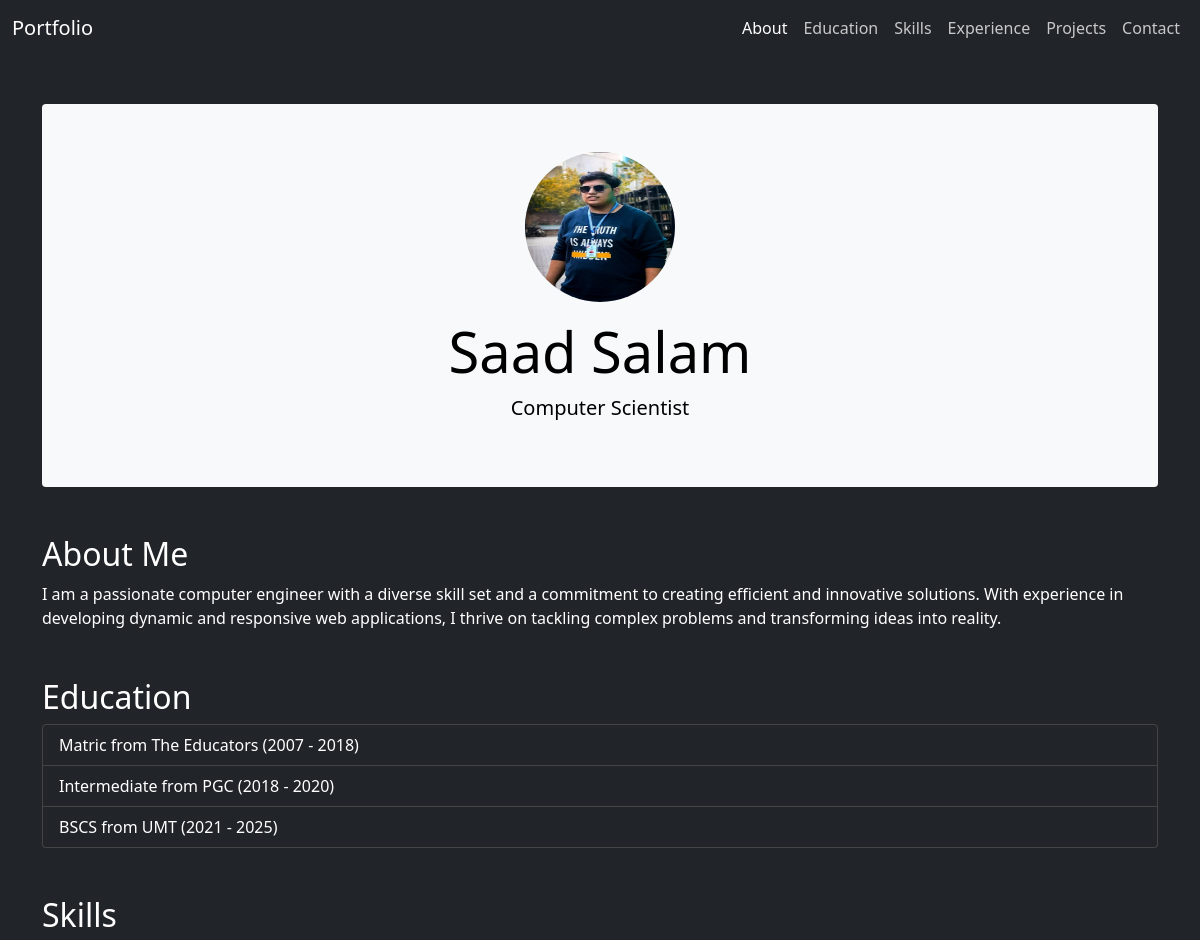
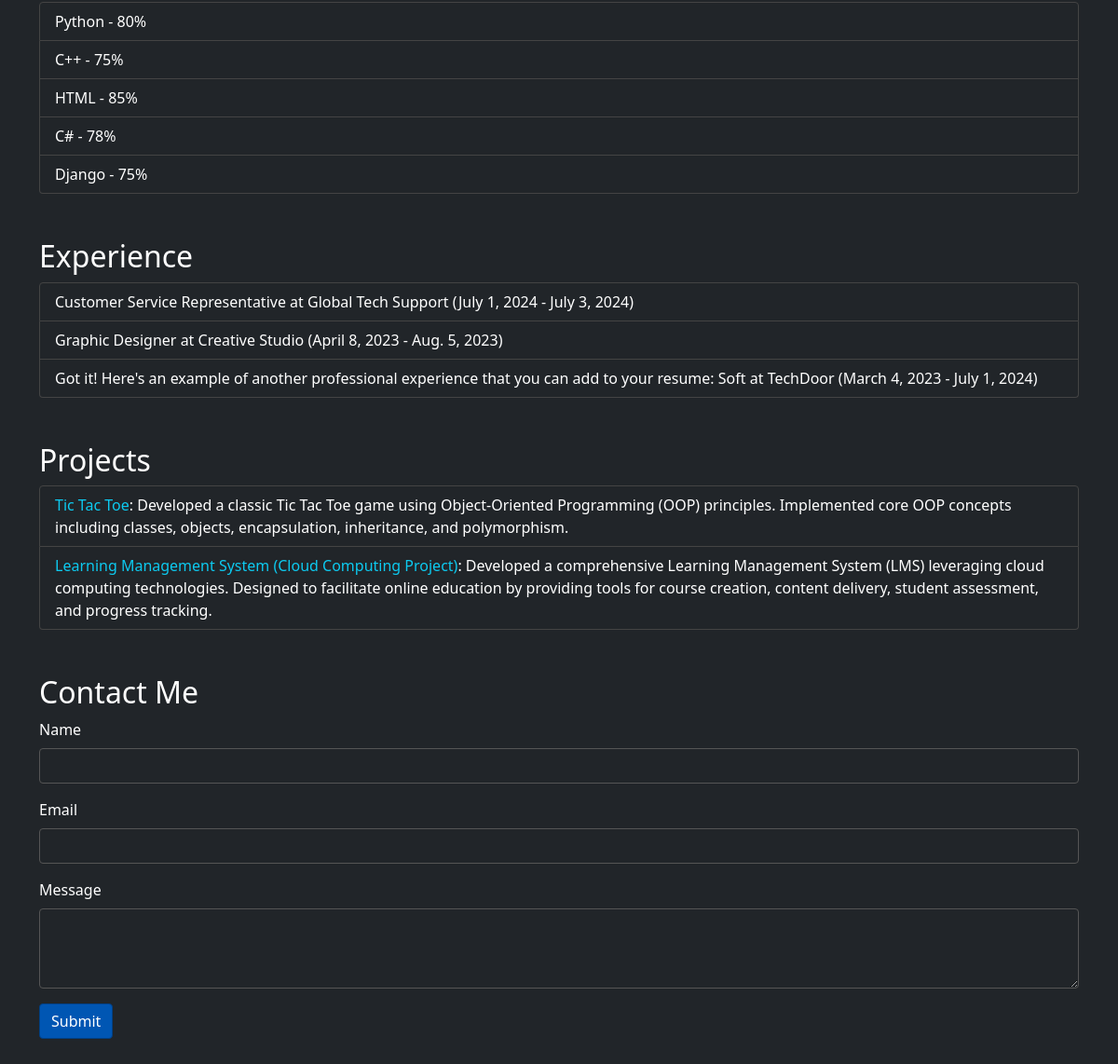
The page / on the database its author committed (2 pictures, top to bottom).
### portfolio/models.py (models this page shows, shortened)
class Owner(models.Model):
    name = models.CharField(max_length=100)
    title = models.CharField(max_length=100)
    about = models.TextField()
    image = models.ImageField(upload_to='owner_images/')

class Education(models.Model):
    degree = models.CharField(max_length=100)
    institution = models.CharField(max_length=100)
    start_year = models.IntegerField()
    end_year = models.IntegerField()

class Skill(models.Model):
    name = models.CharField(max_length=100)
    proficiency = models.CharField(max_length=100)

class Experience(models.Model):
    position = models.CharField(max_length=100)
    company = models.CharField(max_length=100)
    start_date = models.DateField()
    end_date = models.DateField()

class Project(models.Model):
    title = models.CharField(max_length=100)
    description = models.TextField()
    link = models.URLField()

### portfolio/views.py (the view)
# urls.py: path('', views.index, name='index'),
def index(request):
    education_list = Education.objects.all()
    skills_list = Skill.objects.all()
    experience_list = Experience.objects.all()
    projects_list = Project.objects.all()
    owner_info = Owner.objects.first()
    if request.method == 'POST':
        form = ContactForm(request.POST)
        if form.is_valid():
            form.save()
            return redirect('index')
    else:
        form = ContactForm()
    return render(request, 'portfolio/index.html', {
        'education': education_list,
        'skills': skills_list,
        'experience': experience_list,
        'projects': projects_list,
        'form': form,
        'owner': owner_info
    })

### portfolio/forms.py
class ContactForm(forms.ModelForm):
    class Meta:
        model = Contact
        fields = ['name', 'email', 'message']

### portfolio/templates/portfolio/index.html (shortened to what this page needs)
{% load static %}
<!DOCTYPE html>
<html lang="en">
<head>
    <link href="https://cdn.jsdelivr.net/npm/bootstrap@5.1.3/dist/css/bootstrap.min.css" rel="stylesheet">
    <link rel="stylesheet" href="{% static 'css/styles.css' %}">
</head>
<body class="bg-dark text-white">
    <nav class="navbar navbar-expand-lg navbar-dark bg-dark">
        <div class="container-fluid">
            <a class="navbar-brand" href="#">Portfolio</a>
            <div class="collapse navbar-collapse" id="navbarNav">
                <ul class="navbar-nav ms-auto">
                    <li class="nav-item">
                        <a class="nav-link active" aria-current="page" href="#about">About</a>
                    </li>
                    <li class="nav-item">
                        <a class="nav-link" href="#education">Education</a>
                    </li>
                    <li class="nav-item">
                        <a class="nav-link" href="#skills">Skills</a>
                    </li>
                    <li class="nav-item">
                        <a class="nav-link" href="#experience">Experience</a>
                    </li>
                    <li class="nav-item">
                        <a class="nav-link" href="#projects">Projects</a>
                    </li>
                    <li class="nav-item">
                        <a class="nav-link" href="#contact">Contact</a>
                    </li>
                </ul>
            </div>
        </div>
    </nav>
    <div class="container mt-5">
        <div class="jumbotron text-center bg-light p-5 rounded">
            <img src="{{ owner.image.url }}" class="rounded-circle mb-3" alt="{{ owner.name }}" style="width: 150px; height: 150px;">
            <h1 class="display-4" style="color:black">{{ owner.name }}</h1>
            <p class="lead" style="color:black">{{ owner.title }}</p>
        </div>
        <section id="about" class="my-5">
            <h2>About Me</h2>
            <p>{{ owner.about }}</p>
        </section>
        <section id="education" class="my-5">
            <h2>Education</h2>
            <ul class="list-group">
                {% for edu in education %}
                <li class="list-group-item bg-dark text-white">{{ edu.degree }} from {{ edu.institution }} ({{ edu.start_year }} - {{ edu.end_year }})</li>
                {% endfor %}
            </ul>
        </section>
        <section id="skills" class="my-5">
            <h2>Skills</h2>
            <ul class="list-group">
                {% for skill in skills %}
                <li class="list-group-item bg-dark text-white">{{ skill.name }} - {{ skill.proficiency }}</li>
                {% endfor %}
            </ul>
        </section>
        <section id="experience" class="my-5">
            <h2>Experience</h2>
            <ul class="list-group">
                {% for exp in experience %}
                <li class="list-group-item bg-dark text-white">{{ exp.position }} at {{ exp.company }} ({{ exp.start_date }} - {{ exp.end_date }})</li>
                {% endfor %}
            </ul>
        </section>
        <section id="projects" class="my-5">
            <h2>Projects</h2>
            <ul class="list-group">
                {% for project in projects %}
                <li class="list-group-item bg-dark text-white"><a href="{{ project.link }}" target="_blank" class="text-decoration-none text-info">{{ project.title }}</a>: {{ project.description }}</li>
                {% endfor %}
            </ul>
        </section>
        <section id="contact" class="my-5">
            <h2>Contact Me</h2>
            <form method="post">
                <div class="mb-3">
                    <label for="name" class="form-label">Name</label>
                    <input type="text" class="form-control bg-dark text-white" id="name" name="name" required>
                </div>
                <div class="mb-3">
                    <label for="email" class="form-label">Email</label>
                    <input type="email" class="form-control bg-dark text-white" id="email" name="email" required>
                </div>
                <div class="mb-3">
                    <label for="message" class="form-label">Message</label>
                    <textarea class="form-control bg-dark text-white" id="message" name="message" rows="3" required></textarea>
                </div>
                <button type="submit" class="btn btn-primary">Submit</button>
            </form>
        </section>
    </div>
</body>
</html>

### portfolio/static/css/styles.css (style rules this page uses)
body { background-color: #1c1c1c; color: white; }
.navbar-dark .navbar-nav .nav-link { color: rgba(255, 255, 255, 0.75); }
.navbar-dark .navbar-nav .nav-link.active, .navbar-dark .navbar-nav .nav-link:hover { color: white; }
.jumbotron { background-color: #333; color: white; }
.list-group-item { border: 1px solid #444; }
.list-group-item a { color: #17a2b8; }
.form-control, .form-control:focus { background-color: #2c2c2c; border: 1px solid #555; color: white; }
.form-control::placeholder { color: #999; }
.btn-primary { background-color: #007bff; border-color: #007bff; }
.btn-primary { background-color: #0056b3; border-color: #004085; }

### rows shown on the page
Owner: image (picture), name "Saad Salam", title "Computer Scientist", about "I am a passionate computer engineer with a diverse skill set and a commitment to creating efficient and innovative solutions. With experience in developing dynamic and responsive web applications, I thrive on tackling complex problems and transforming ideas into reality."
Education: degree "Matric", institution "The Educators", start_year "2007", end_year "2018"
Education: degree "Intermediate", institution "PGC", start_year "2018", end_year "2020"
Education: degree "BSCS", institution "UMT", start_year "2021", end_year "2025"
Skill: name "Python", proficiency "80%"
Skill: name "C++", proficiency "75%"
Skill: name "HTML", proficiency "85%"
Skill: name "C#", proficiency "78%"
Skill: name "Django", proficiency "75%"
Experience: position "Customer Service Representative", company "Global Tech Support", start_date "July 1, 2024", end_date "July 3, 2024"
Experience: position "Graphic Designer", company "Creative Studio", start_date "April 8, 2023", end_date "Aug. 5, 2023"
Experience: position "Got it! Here's an example of another professional experience that you can add to your resume: Soft", company "TechDoor", start_date "March 4, 2023", end_date "July 1, 2024"
Project: title "Tic Tac Toe", description "Developed a classic Tic Tac Toe game using Object-Oriented Programming (OOP) principles. Implemented core OOP concepts including classes, objects, encapsulation, inheritance, and polymorphism."
Project: title "Learning Management System (Cloud Computing Project)", description "Developed a comprehensive Learning Management System (LMS) leveraging cloud computing technologies. Designed to facilitate online education by providing tools for course creation, content delivery, student assessment, and progress tracking."
